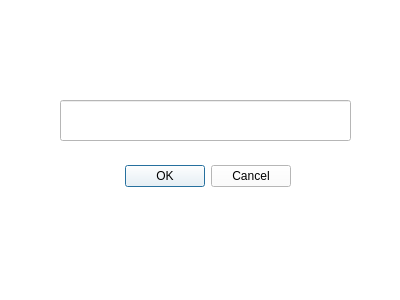
<?xml version="1.0" encoding="UTF-8"?>
<ui version="4.0">
 <class>dialog_wb</class>
 <widget class="QDialog" name="dialog_wb">
  <property name="geometry">
   <rect>
    <x>0</x>
    <y>0</y>
    <width>400</width>
    <height>300</height>
   </rect>
  </property>
  <property name="windowTitle">
   <string>Dialog</string>
  </property>
  <property name="styleSheet">
   <string notr="true">background-color: rgb(255, 255, 255);</string>
  </property>
  <widget class="QDialogButtonBox" name="buttonBox">
   <property name="geometry">
    <rect>
     <x>120</x>
     <y>160</y>
     <width>171</width>
     <height>32</height>
    </rect>
   </property>
   <property name="orientation">
    <enum>Qt::Horizontal</enum>
   </property>
   <property name="standardButtons">
    <set>QDialogButtonBox::Cancel|QDialogButtonBox::Ok</set>
   </property>
  </widget>
  <widget class="QLineEdit" name="lineEdit">
   <property name="geometry">
    <rect>
     <x>60</x>
     <y>100</y>
     <width>291</width>
     <height>41</height>
    </rect>
   </property>
  </widget>
 </widget>
 <resources/>
 <connections>
  <connection>
   <sender>buttonBox</sender>
   <signal>accepted()</signal>
   <receiver>dialog_wb</receiver>
   <slot>accept()</slot>
   <hints>
    <hint type="sourcelabel">
     <x>248</x>
     <y>254</y>
    </hint>
    <hint type="destinationlabel">
     <x>157</x>
     <y>274</y>
    </hint>
   </hints>
  </connection>
  <connection>
   <sender>buttonBox</sender>
   <signal>rejected()</signal>
   <receiver>dialog_wb</receiver>
   <slot>reject()</slot>
   <hints>
    <hint type="sourcelabel">
     <x>316</x>
     <y>260</y>
    </hint>
    <hint type="destinationlabel">
     <x>286</x>
     <y>274</y>
    </hint>
   </hints>
  </connection>
 </connections>
</ui>
